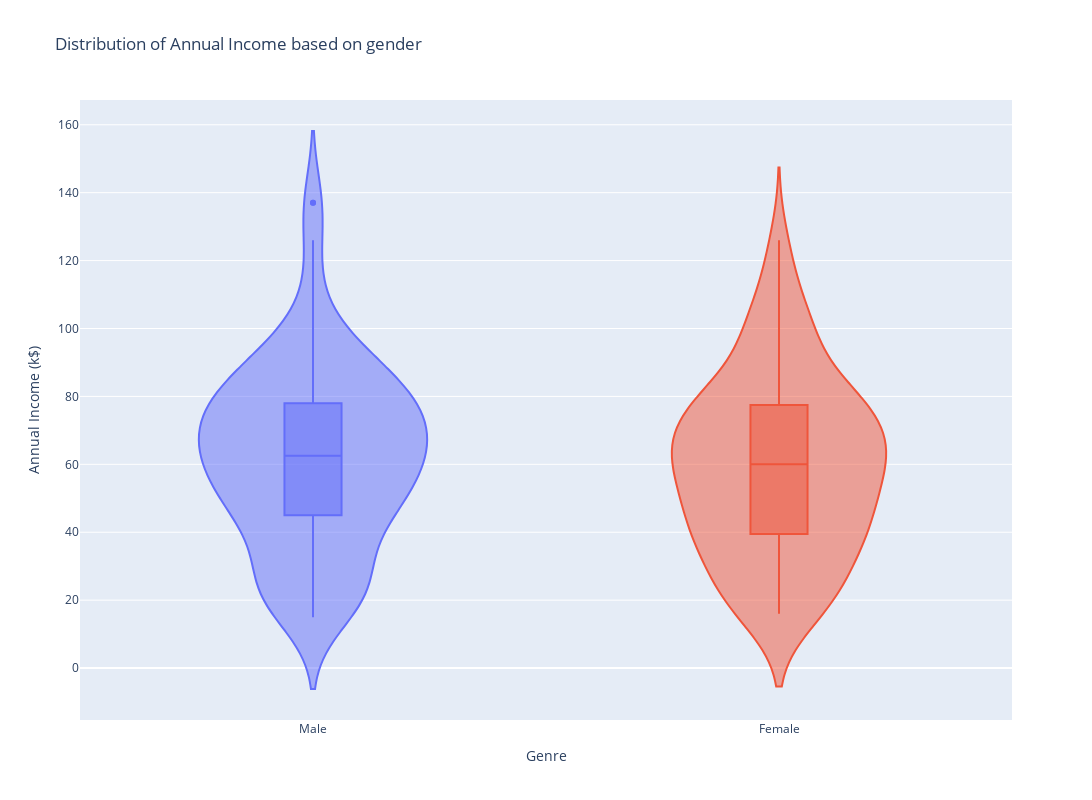

The notebook cell saved with this chart:
### Markdown cell above
Pelo gráfico vemos que a maior parcela dos dados dos consumidores desse supermercado é do sexo feminino.

### Code cell
fig = px.violin(df_customers, y="Annual Income (k$)", x = 'Genre', box=True, 
                width = 1100, height = 800, color = "Genre",
                title = 'Distribution of Annual Income based on gender')
fig.update_layout(showlegend=False)
fig.show()

### Figure 1 — Plotly figure (JSON) as saved in the notebook; plotly's stock layout.template omitted (floating-point values rounded to 4 significant figures)
{"data": [{"alignmentgroup": "True", "box": {"visible": true}, "hovertemplate": "Genre=%{x}<br>Annual Income (k$)=%{y}<extra></extra>", "legendgroup": "Male", "marker": {"color": "#636efa"}, "name": "Male", "offsetgroup": "Male", "orientation": "v", "scalegroup": "True", "showlegend": true, "type": "violin", "x": ["Male", "Male", "Male", "Male", "Male", "Male", "Male", "Male", "Male", "Male", "Male", "Male", "Male", "Male", "Male", "Male", "Male", "Male", "Male", "Male", "Male", "Male", "Male", "Male", "Male", "Male", "Male", "Male", "Male", "Male", "Male", "Male", "Male", "Male", "Male", "Male", "Male", "Male", "Male", "Male", "Male", "Male", "Male", "Male", "Male", "Male", "Male", "Male", "Male", "Male", "Male", "Male", "Male", "Male", "Male", "Male", "Male", "Male", "Male", "Male", "Male", "Male", "Male", "Male", "Male", "Male", "Male", "Male", "Male", "Male", "Male", "Male", "Male", "Male", "Male", "Male", "Male", "Male", "Male", "Male", "Male", "Male", "Male", "Male", "Male", "Male", "Male", "Male"], "x0": " ", "xaxis": "x", "y": [15, 15, 19, 19, 20, 20, 21, 23, 24, 24, 25, 28, 28, 30, 33, 33, 38, 39, 42, 43, 43, 44, 46, 46, 46, 48, 48, 48, 49, 54, 54, 54, 54, 54, 54, 54, 59, 60, 60, 61, 61, 62, 62, 62, 63, 63, 63, 63, 64, 67, 69, 71, 71, 71, 71, 71, 71, 73, 73, 74, 75, 77, 77, 77, 78, 78, 78, 78, 78, 81, 85, 86, 87, 87, 87, 87, 87, 88, 88, 93, 93, 98, 99, 101, 113, 126, 137, 137], "y0": " ", "yaxis": "y"}, {"alignmentgroup": "True", "box": {"visible": true}, "hovertemplate": "Genre=%{x}<br>Annual Income (k$)=%{y}<extra></extra>", "legendgroup": "Female", "marker": {"color": "#EF553B"}, "name": "Female", "offsetgroup": "Female", "orientation": "v", "scalegroup": "True", "showlegend": true, "type": "violin", "x": ["Female", "Female", "Female", "Female", "Female", "Female", "Female", "Female", "Female", "Female", "Female", "Female", "Female", "Female", "Female", "Female", "Female", "Female", "Female", "Female", "Female", "Female", "Female", "Female", "Female", "Female", "Female", "Female", "Female", "Female", "Female", "Female", "Female", "Female", "Female", "Female", "Female", "Female", "Female", "Female", "Female", "Female", "Female", "Female", "Female", "Female", "Female", "Female", "Female", "Female", "Female", "Female", "Female", "Female", "Female", "Female", "Female", "Female", "Female", "Female", "Female", "Female", "Female", "Female", "Female", "Female", "Female", "Female", "Female", "Female", "Female", "Female", "Female", "Female", "Female", "Female", "Female", "Female", "Female", "Female", "Female", "Female", "Female", "Female", "Female", "Female", "Female", "Female", "Female", "Female", "Female", "Female", "Female", "Female", "Female", "Female", "Female", "Female", "Female", "Female", "Female", "Female", "Female", "Female", "Female", "Female", "Female", "Female", "Female", "Female", "Female", "Female"], "x0": " ", "xaxis": "x", "y": [16, 16, 17, 17, 18, 18, 19, 19, 20, 20, 21, 23, 25, 28, 28, 29, 29, 30, 33, 33, 34, 34, 37, 37, 38, 39, 39, 39, 40, 40, 40, 40, 42, 43, 43, 44, 46, 47, 47, 48, 48, 48, 49, 50, 50, 54, 54, 54, 54, 54, 57, 57, 58, 58, 59, 60, 60, 60, 60, 62, 62, 62, 63, 63, 64, 65, 65, 65, 65, 67, 67, 67, 69, 70, 70, 72, 72, 73, 73, 74, 75, 76, 76, 77, 78, 78, 78, 78, 78, 78, 78, 79, 79, 81, 85, 86, 87, 88, 88, 97, 97, 98, 99, 101, 103, 103, 103, 103, 113, 120, 120, 126], "y0": " ", "yaxis": "y"}], "layout": {"height": 800, "legend": {"title": {"text": "Genre"}, "tracegroupgap": 0}, "showlegend": false, "title": {"text": "Distribution of Annual Income based on gender"}, "violinmode": "overlay", "width": 1100, "xaxis": {"anchor": "y", "categoryarray": ["Male", "Female"], "categoryorder": "array", "domain": [0, 1], "title": {"text": "Genre"}}, "yaxis": {"anchor": "x", "domain": [0, 1], "title": {"text": "Annual Income (k$)"}}}}
